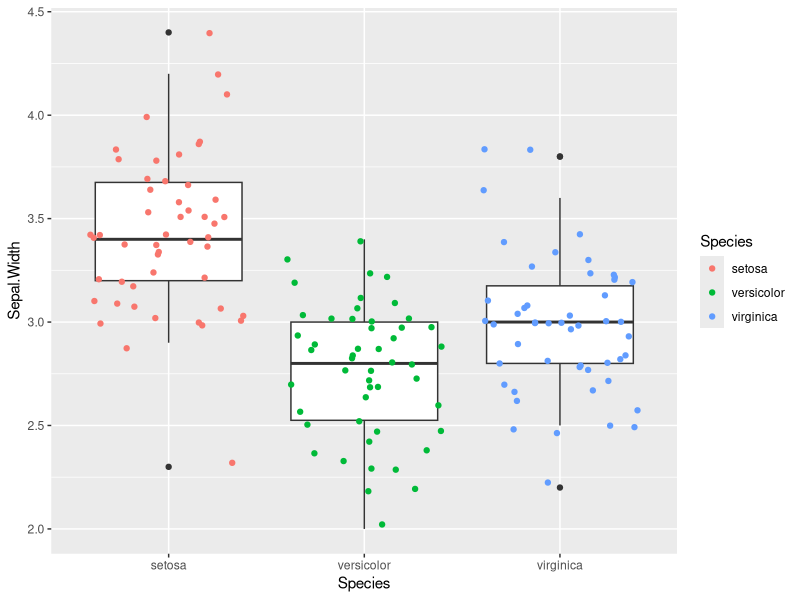
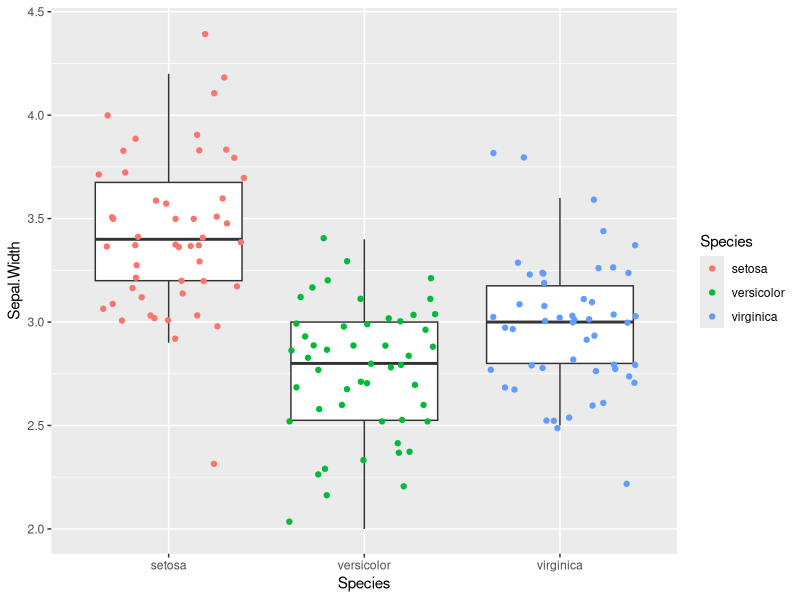

Source code (R) for these figures, in order:
## ---- chunk 1
`%!in%` = Negate(`%in%`)
## ---- chunk 2
library(ggplot2)
iris |>
  ggplot(aes(x = Species, y = Sepal.Width)) +
  geom_boxplot() +
  geom_jitter(aes(color = Species))

iris |>
  ggplot(aes(x = Species, y = Sepal.Width)) +
  geom_boxplot(outlier.shape = NA) +
  geom_jitter(aes(color = Species))
  
## ---- chunk 3
library(dplyr)
library(tidyr)
iris |>
  select(Sepal.Length, Species) |>
  pivot_wider(names_from = Species,
              values_from = Sepal.Length,
              values_fn = function(x){mean(x,na.rm = T)})
